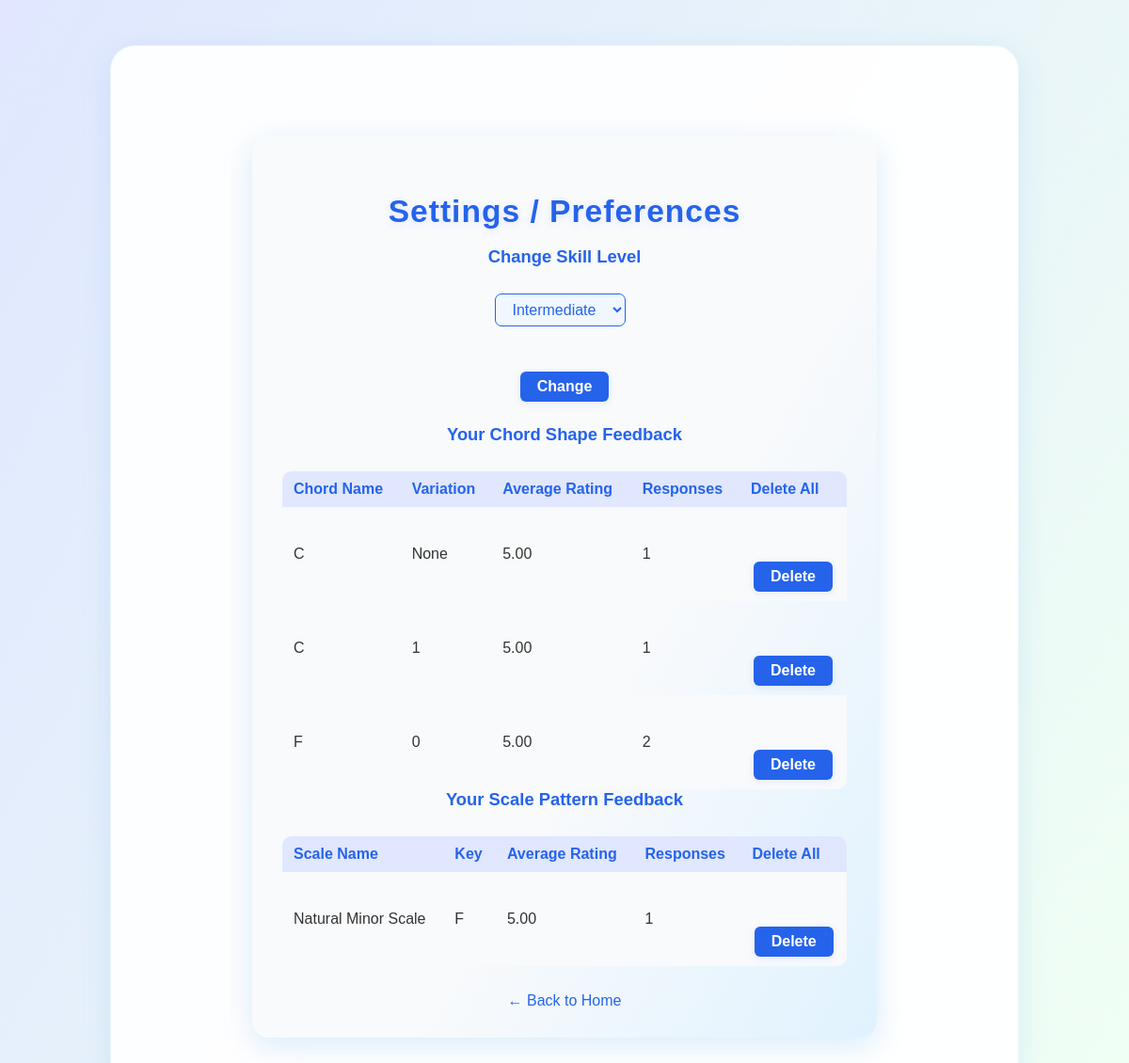
The page /preferences (signed in) on the database its author committed.
### tables this page shows
CREATE TABLE feedback (id INTEGER PRIMARY KEY, user_id INTEGER, exercise_type TEXT, rating INTEGER, chord_name TEXT, scale_name TEXT, scale_key TEXT, shape_name TEXT, variation_index INTEGER);

### GuitarWarmUp_Coach.py (the view, shortened to what this page needs)
@app.route('/preferences', methods=['GET', 'POST'])
def preferences():
    if 'user_id' not in session:
        return redirect(url_for('login'))
    with engine.connect() as conn:
        chord_feedback = conn.execute(
            text("""
                SELECT chord_name, variation_index, AVG(rating) as avg_rating, COUNT(*) as count
                FROM feedback
                WHERE user_id=:user_id AND exercise_type='single_chord'
                GROUP BY chord_name, variation_index
            """),
            {'user_id': session['user_id']}
        ).fetchall()
        scale_feedback = conn.execute(
            text("""
                SELECT scale_name, scale_key, AVG(rating) as avg_rating, COUNT(*) as count
                FROM feedback
                WHERE user_id=:user_id AND exercise_type='scale'
                GROUP BY scale_name, scale_key
            """),
            {'user_id': session['user_id']}
        ).fetchall()
    skill_level = session.get('skill_level', 'beginner')
    return render_template(
        'preferences.html',
        chord_feedback=chord_feedback,
        scale_feedback=scale_feedback,
        skill_level=skill_level
    )

### templates/preferences.html (shortened to what this page needs)
<!DOCTYPE html>
<html>
<head>
    <link rel="stylesheet" href="{{ url_for('static', filename='css/styles.css') }}">
</head>
<body>
    <div class="main-container">
        <div class="prefs-card">
            <h1>Settings / Preferences</h1>
            <h2>Change Skill Level</h2>
            <form method="post" style="margin-bottom: 24px;">
                <select name="skill_level">
                    <option value="intermediate" {% if skill_level == 'intermediate' %}selected{% endif %}>Intermediate</option>
                </select>
                <button type="submit" class="prefs-btn">Change</button>
            </form>
            <h2>Your Chord Shape Feedback</h2>
            {% if chord_feedback %}
                <table class="prefs-table">
                    <tr>
                        <th>Chord Name</th>
                        <th>Variation</th>
                        <th>Average Rating</th>
                        <th>Responses</th>
                        <th>Delete All</th>
                    </tr>
                    {% for entry in chord_feedback %}
                    <tr>
                        <td>{{ entry.chord_name }}</td>
                        <td>{{ entry.variation_index }}</td>
                        <td>{{ "%.2f"|format(entry.avg_rating) }}</td>
                        <td>{{ entry.count }}</td>
                        <td>
                            <form method="post" style="display:inline;">
                                <button type="submit" name="delete_pattern" class="prefs-btn" onclick="return confirm('Delete all feedback for this chord shape?');">Delete</button>
                            </form>
                        </td>
                    </tr>
                    {% endfor %}
                </table>
            {% else %}
                <div class="prefs-empty">No chord feedback yet.</div>
            {% endif %}
            <h2>Your Scale Pattern Feedback</h2>
            {% if scale_feedback %}
                <table class="prefs-table">
                    <tr>
                        <th>Scale Name</th>
                        <th>Key</th>
                        <th>Average Rating</th>
                        <th>Responses</th>
                        <th>Delete All</th>
                    </tr>
                    {% for entry in scale_feedback %}
                    <tr>
                        <td>{{ entry.scale_name }}</td>
                        <td>{{ entry.scale_key }}</td>
                        <td>{{ "%.2f"|format(entry.avg_rating) }}</td>
                        <td>{{ entry.count }}</td>
                        <td>
                            <form method="post" style="display:inline;">
                                <button type="submit" name="delete_pattern" class="prefs-btn" onclick="return confirm('Delete all feedback for this scale pattern?');">Delete</button>
                            </form>
                        </td>
                    </tr>
                    {% endfor %}
                </table>
            {% else %}
                <div class="prefs-empty">No scale feedback yet.</div>
            {% endif %}
            <a href="/" class="prefs-back">&larr; Back to Home</a>
        </div>
    </div>
</body>
</html>

### static/css/styles.css (style rules this page uses)
body { background: linear-gradient(120deg, #e0e7ff 0%, #f0fff4 100%); font-family: 'Quicksand', Arial, sans-serif; min-height: 100vh; margin: 0; padding: 0; color: #333; text-align: center; }
.main-container { max-width: 900px; margin: 48px auto 0 auto; background: rgba(255, 255, 255, 0.92); border-radius: 26px; box-shadow: 0 8px 32px rgba(52, 144, 220, 0.13); padding: 48px 32px 56px 32px; backdrop-filter: blur(8px); border: 1.5px solid rgba(180, 220, 255, 0.25); text-align: center; }
h1 { text-align: center; margin-bottom: 40px; font-size: 2.7em; letter-spacing: 1.5px; color: #2563eb; font-weight: 800; text-shadow: 0 2px 8px #e0e7ff; }
h2 { text-align: center; margin-bottom: 28px; font-size: 1.6em; color: #059669; font-weight: 700; }
.btn-main, button { display: block; background: #2563eb; color: #fff; border: none; border-radius: 12px; padding: 16px 38px; font-size: 1.15em; font-weight: bold; margin: 48px auto 0 auto; cursor: pointer; transition: background 0.2s, transform 0.15s, box-shadow 0.18s; box-shadow: 0 2px 8px rgba(37, 99, 235, 0.10); }
a { color: #2563eb; text-decoration: underline; font-weight: 600; margin-top: 24px; display: inline-block; transition: color 0.2s; }
select { padding: 7px 14px; border-radius: 7px; border: 1.5px solid #2563eb; font-size: 1em; margin-right: 10px; background: #f0f7ff; color: #2563eb; }
.prefs-card { background: linear-gradient(120deg, #f8fafc 60%, #e0f2fe 100%); border-radius: 18px; box-shadow: 0 8px 32px rgba(52, 144, 220, 0.18); padding: 38px 32px 30px 32px; max-width: 600px; margin: 48px auto 0 auto; animation: fadeInCard 0.7s; }
.prefs-card h1 { color: #2563eb; font-size: 2.1em; margin-bottom: 18px; font-weight: 800; letter-spacing: 1px; }
.prefs-card h2 { margin-top: 0; color: #2563eb; font-size: 1.15em; font-weight: 700; }
.prefs-table { width: 100%; border-collapse: collapse; margin-top: 18px; border-radius: 10px; overflow: hidden; }
.prefs-table th, .prefs-table td { padding: 10px 12px; text-align: left; }
.prefs-table th { background: #e0e7ff; color: #2563eb; font-weight: 700; }
.prefs-table tr:nth-child(even) { background: #f9fafc; }
.prefs-btn, .prefs-table button { background: #2563eb; color: #fff; border: none; border-radius: 6px; padding: 7px 18px; font-size: 1em; cursor: pointer; transition: background 0.2s; font-weight: 600; }
.prefs-back { display: inline-block; margin-top: 28px; color: #2563eb; text-decoration: none; font-weight: 500; }

### rows shown on the page
feedback: scale_name "Natural Minor Scale", scale_key "F", avg_rating "5.00", count "1"

### other values the page prints
{{ entry.chord_name }} "C" "C" "F"
{{ entry.variation_index }} "None" "1" "0"
{{ "%.2f"|format(entry.avg_rating) }} "5.00" "5.00" "5.00"
{{ entry.count }} "1" "1" "2"
